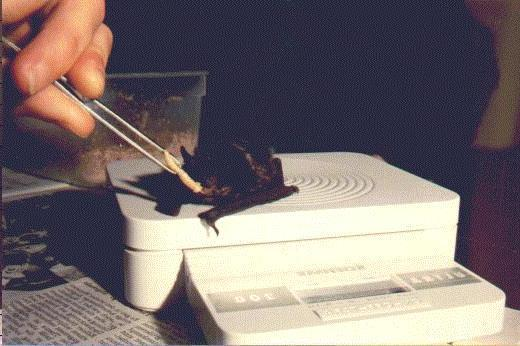
#> input picture homework4/50_categories/bat/bat_0014.jpg, 520 x 346 px, found by its file name
$ jupyter execute --allow-errors Q2.ipynb   (shell and % lines are left out)   (Python 2 division)   (older library calls are emulated)
#> lines starting #> are read from the running program, lines starting #| are printed output that depends on the picture
[cell 1]
%pylab inline
import matplotlib.pyplot as plt
import numpy as np
import scipy

[cell 2]
#Define and get 15 features from 1 image

from __future__ import division

class ImageFeatures:
    def __init__(self, category, imnum):
        self.category = category
        self.number = imnum
        self.image = plt.imread('50_categories/'+self.category+'/'+self.category+'_'+self.number+'.jpg')
        red, green, blue = [self.image[:,:,i] for i in range(3)]
        self.red = red
        self.green = green
        self.blue = blue
        lumi = .299*self.red + .587*self.green + 0.114*self.blue
        self.gray = lumi

    #load the image
    def loadimage(self):
        return plt.imshow(self.image)

    #Feature 1: get image size
    def getimsize(self):
        print 'Feature 1: The size of the loaded image is', self.image.shape[0], 'by', self.image.shape[1]
        return self.image.shape[0], self.image.shape[1]

    #Feature 2: get mean of red channel colors
    # [144 lines left out: functions getRmean, getGmean, getBmean, getGrayscalemean, getXCorrmeanRG, getXCorrmeanRB and 8 more, not called in this run]

    def SaveAllFeatures(self):
        all = [self.image.shape[0], self.image.shape[1], self.Rmean, self.Gmean, self.Bmean, self.Graymean, int(self.XCorrRG), int(self.XCorrRB), int(self.XCorrGB), self.entropy, self.hsobel, self.vsobel, self.sobel, self.numobjects, self.numcorners, self.numcontours]
        return all

#> (a cell that did not finish here is left out)

#> (a cell that did not finish here is left out)

[cell 5]
#Try and save all features using provided script

from os import listdir
from multiprocessing import Pool, cpu_count
from pylab import imread
from time import time

## CHANGE THIS NEXT LINE!
MYDIRECTORY = "/Users/Francine/AY250_PythonClass/homework4/50_categories"

# FUNCTION DEFINITIONS
# Quick function to divide up a large list into multiple small lists,
# attempting to keep them all the same size.
def split_seq(seq, size):
        newseq = []
        splitsize = 1.0/size*len(seq)
        for i in range(size):
            newseq.append(seq[int(round(i*splitsize)):
                int(round((i+1)*splitsize))])
        return newseq
# Our simple feature extraction function. It takes in a list of image paths,
# does some measurement on each image, then returns a list of the image paths
# paired with the results of the feature measurement.
def extract_features(image_path_list):
    feature_list = []
    for image_path in image_path_list:
        image_array = imread(image_path)
        red, green, blue = [image_array[:,:,i] for i in range(3)]
        gray = .299*red + .587*green + 0.114*blue
        size = image_array.size
        Rmean = np.mean(red)
        Gmean = np.mean(green)
        Bmean = np.mean(blue)
        Graymean = np.mean(gray)
        feature_list.append([image_path, size, Rmean, Gmean, Bmean, Graymean])
    return feature_list


### Main program starts here ###################################################
# We first collect all the local paths to all the images in one list
image_paths = []
categories = listdir(MYDIRECTORY)
#> categories = ['airplanes', 'bat']
categories.pop(0)
for category in categories:
    image_names = listdir(MYDIRECTORY  + "/" + category)
#> image_names = ['bat_0014.jpg']
    for name in image_names:
        image_paths.append(MYDIRECTORY + "/" + category + "/" + name)
#> this loop made 1 pass
#> after the loop, image_paths = 1 item

print ("There should be 4244 images, actual number is " +
    str(len(image_paths)) + ".")
#| There should be 4244 images, actual number is 1.

# Then, we run the feature extraction function using multiprocessing.Pool so
# so that we can parallelize the process and run it much faster.
numprocessors = cpu_count() # To see results of parallelizing, set numprocessors
                            # to less than cpu_count().
# numprocessors = 1

# We have to cut up the image_paths list into the number of processes we want to
# run.
split_image_paths = split_seq(image_paths, numprocessors)
#> in split_seq, `splitsize = 1.0/size*len(seq)`: splitsize = 0.5
#> after the loop in split_seq, `for i in range(size):`: newseq = 2 items
#> split_image_paths = 2 items

# Ok, this block is where the parallel code runs. We time it so we can get a
# feel for the speed up.
start_time = time()
p = Pool(numprocessors)
result = p.map_async(extract_features, split_image_paths)
#> in extract_features, image_array is the input picture: shape (346, 520, 3); mean R, G, B 121.4, 111, 111.5
#> in extract_features (call 2), `red, green, blue = [image_array[:,:,i] for i in range(3)]`:
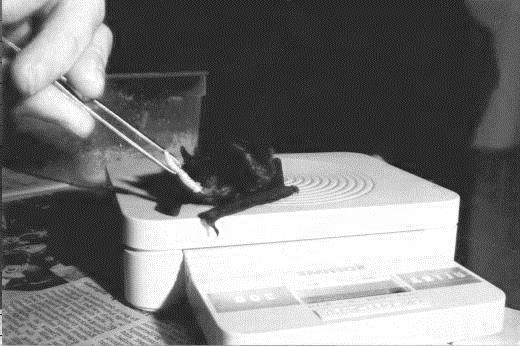
#> red: shape (346, 520); min 4, max 255, mean 121.4
#> in extract_features (call 2), `red, green, blue = [image_array[:,:,i] for i in range(3)]`:
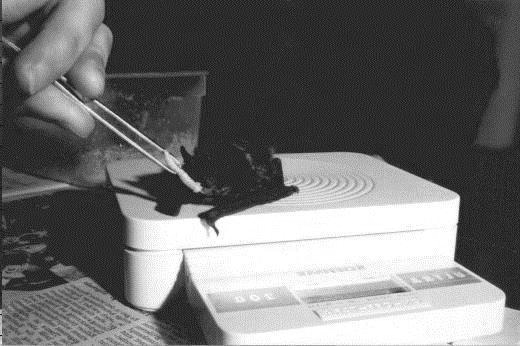
#> green: shape (346, 520); min 3, max 255, mean 111
#> in extract_features (call 2), `red, green, blue = [image_array[:,:,i] for i in range(3)]`:
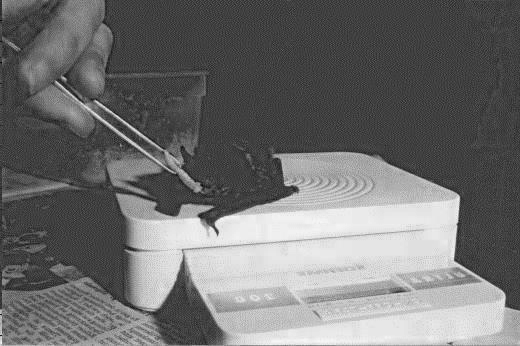
#> blue: shape (346, 520); min 3, max 247, mean 111.5
#> in extract_features (call 2), `Rmean = np.mean(red)`: Rmean = 121.4
#> in extract_features (call 2), `Gmean = np.mean(green)`: Gmean = 111
#> in extract_features (call 2), `Bmean = np.mean(blue)`: Bmean = 111.5
#> in extract_features (call 2), `Graymean = np.mean(gray)`: Graymean = 114.2
poolresult = result.get()
#> poolresult = 2 items
end_time = time()

# All done, print timing results.
print ("Finished extracting features. Total time: " +
    str(round(end_time-start_time, 3)) + " s, or " +
    str( round( (end_time-start_time)/len(image_paths), 5 ) ) + " s/image.")
#| Finished extracting features. Total time: 0.072 s, or 0.07238 s/image.
# This took about 10-11 seconds on my 2.2 GHz, Core i7 MacBook Pro. It may also
# be affected by hard disk read speeds.

# To tidy-up a bit, we loop through the poolresult to create a final list of
# the feature extraction results for all images.
combined_result = []
for single_proc_result in poolresult:
    for single_image_result in single_proc_result:
        combined_result.append(single_image_result)
#> this loop made 2 passes
#> after the loop, combined_result = 1 item

$ run again, on homework4/50_categories/bear/bear_0002.jpg
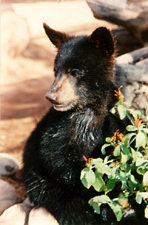
#> input picture homework4/50_categories/bear/bear_0002.jpg, 148 x 225 px, found by its file name
#> categories = ['bat', 'bear']
#> image_names = ['bear_0002.jpg']
#> the loop `for name in image_names:` made 1 pass
#> after the loop `for name in image_names:`: image_paths = 1 item
#| There should be 4244 images, actual number is 1.
#> splitsize = 0.5
#> after the loop in split_seq, `for i in range(size):`: newseq = 2 items
#> in extract_features, image_array is the input picture: shape (225, 148, 3); mean R, G, B 125.1, 113.3, 92.8
#> in extract_features (call 2), `red, green, blue = [image_array[:,:,i] for i in range(3)]`:
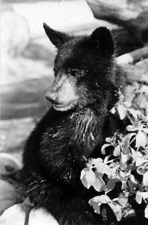
#> green: shape (225, 148); min 0, max 255, mean 113.3
#> in extract_features (call 2), `red, green, blue = [image_array[:,:,i] for i in range(3)]`:
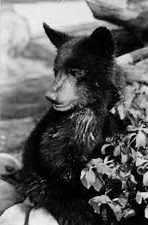
#> blue: shape (225, 148); min 0, max 242, mean 92.8
#> Rmean = 125.1
#> Gmean = 113.3
#> Bmean = 92.75
#> Graymean = 114.5
#> poolresult = 2 items
#| Finished extracting features. Total time: 0.018 s, or 0.01799 s/image.
#> the loop `for single_proc_result in poolresult:` made 2 passes
#> after the loop `for single_proc_result in poolresult:`: combined_result = 1 item
